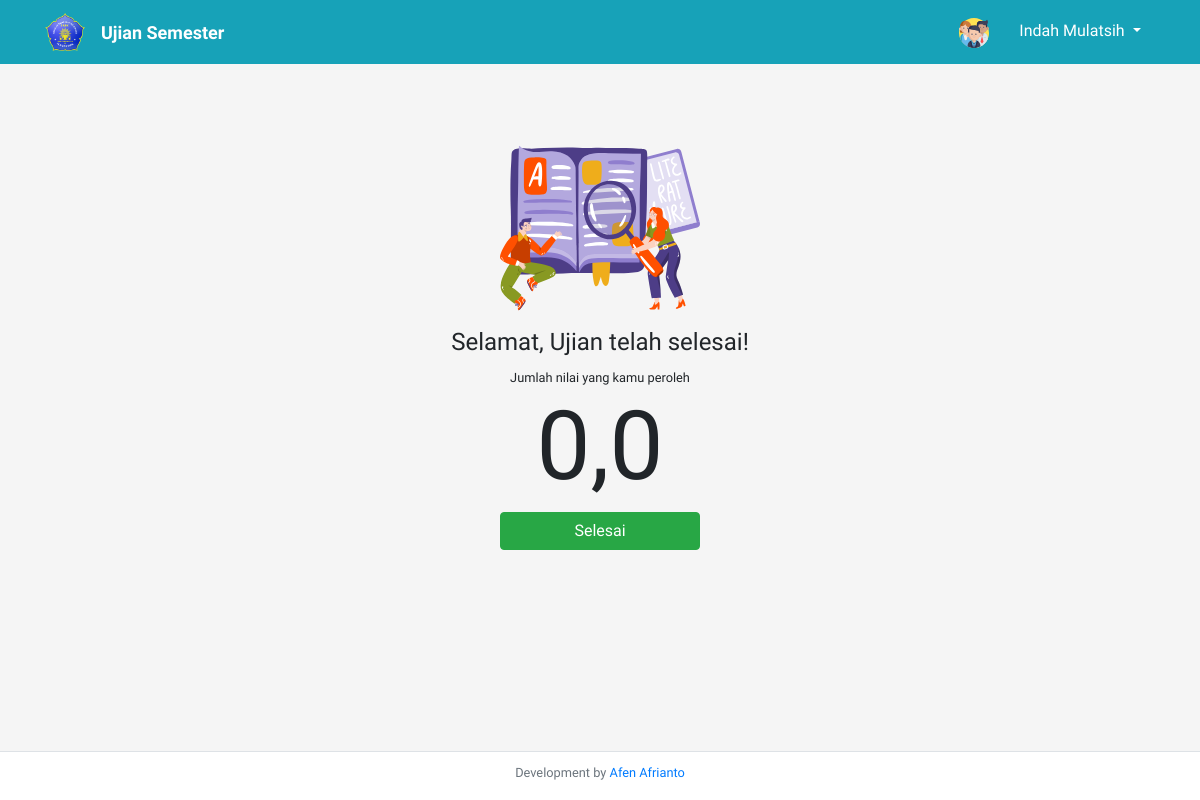
The page /selesai.php (signed in) on the database its author committed.
### tables this page shows
CREATE TABLE `tb_profil` (
  `id_profil` int(11) NOT NULL,
  `nama_sekolah` varchar(100) NOT NULL,
  `nama_kepsek` varchar(100) NOT NULL,
  `logo_sekolah` varchar(255) NOT NULL,
  `kop_sekolah` varchar(255) NOT NULL,
  `bg_sekolah` varchar(255) NOT NULL
);

CREATE TABLE `tb_siswa` (
  `nomor_peserta` varchar(50) NOT NULL,
  `nama_siswa` varchar(100) NOT NULL,
  `id_kelas` int(11) NOT NULL,
  `password_siswa` varchar(255) NOT NULL,
  `pass_show_siswa` varchar(255) NOT NULL
);

### admin/modules/general_func.php (called while the page is built, shortened)
<?php
function cekNilai($kode, $nomor){
    global $conn;
    $soalPDF_q = $conn->query("SELECT * FROM tb_butir_pdf WHERE kode_soal = '$kode'");
    if(mysqli_num_rows($soalPDF_q) > 0){
        $soalPDF = $soalPDF_q->fetch_assoc();
        $soalPDF = explode(",",$soalPDF['kunci_jwb']);
        $jwbPDF_q = $conn->query("SELECT * FROM tb_jawaban_pdf WHERE nomor_peserta = '$nomor' AND kode_soal = '$kode'");
        $nilai = 0;
        $index_soalPDF = 0;
        if(mysqli_num_rows($jwbPDF_q) > 0){
            for($i = 0; $i < mysqli_num_rows($jwbPDF_q); $i++){
                $jwbPDF_qx = $conn->query("SELECT * FROM tb_jawaban_pdf WHERE nomor_peserta = '$nomor' AND kode_soal = '$kode' AND id_btr_pdf = '$i'");
                $jwbPDF = $jwbPDF_qx->fetch_assoc();
                if($jwbPDF['jawaban_pdf'] == 1){
                    $jwbPDF = "A";
                }elseif($jwbPDF['jawaban_pdf'] == 2){
                    $jwbPDF = "B";
                }elseif($jwbPDF['jawaban_pdf'] == 3){
                    $jwbPDF = "C";
                }elseif($jwbPDF['jawaban_pdf'] == 4){
                    $jwbPDF = "D";
                }elseif($jwbPDF['jawaban_pdf'] == 5){
                    $jwbPDF = "E";
                }
                if($jwbPDF == $soalPDF[$index_soalPDF]){
                    $nilai++;
                }
                $index_soalPDF++;
            }
            $lap_q = $conn->query("SELECT * FROM tb_laporan WHERE kode_soal = '$kode'");
            $lap = $lap_q->fetch_assoc();
            if($lap['set_balance'] == "Ya"){
                return $nilai = $nilai/count($soalPDF)*100;
            }else{
                return $nilai;
            }
        }else{
            return $nilai;
        }
    }else{
        $nilai = 0;
        $jwb_sw_q = $conn->query("SELECT * FROM tb_jawaban WHERE kode_soal = '$kode' AND nomor_peserta = '$nomor'");
        if(mysqli_num_rows($jwb_sw_q) > 0){
            while($jwb_sw = $jwb_sw_q->fetch_assoc()){
                $id_quest = $jwb_sw['id_pertanyaan'];
                $quest_q = $conn->query("SELECT * FROM tb_pertanyaan WHERE kode_soal = '$kode' AND id_pertanyaan = '$id_quest'");
                $quest = $quest_q->fetch_assoc();
                if($jwb_sw['jawaban'] == $quest['kunci_jwb']){
                    $nilai++;
                }
            }
            $lap_q = $conn->query("SELECT * FROM tb_laporan WHERE kode_soal = '$kode'");
            $lap = $lap_q->fetch_assoc();
            if($lap['set_balance'] == "Ya"){
                $jml_quest_q = $conn->query("SELECT * FROM tb_pertanyaan WHERE kode_soal = '$kode'");
                return $nilai = $nilai/mysqli_num_rows($jml_quest_q)*100;
            }else{
                return $nilai;
            }
        }else{
            return $nilai;
        }
    }
}
?>

### selesai.php (the view, shortened to what this page needs)
<?php
    include "admin/modules/connect.php";
    include "admin/modules/general_func.php";
    $sekolah_q = mysqli_query($conn, "SELECT * FROM tb_profil");
    $sekolah = $sekolah_q->fetch_assoc();
?>
<!DOCTYPE html>
<html lang="en">
<head>
    <link rel="stylesheet" href="bootstrap/css/bootstrap.min.css">
    <link rel="stylesheet" href="admin/assets/img/icomoon/style.css">
    <link rel="stylesheet" href="admin/assets/img/icomoon2/style.css">
    <link rel="stylesheet" href="https://cdn.datatables.net/1.10.25/css/jquery.dataTables.min.css">
    <link rel="stylesheet" href="admin/assets/css/main.css">
</head>
<body>
<nav class="navbar navbar-expand-lg navbar-dark bg-info">
<div class="container">
    <a class="navbar-brand" href="#">
    <?php
        if(!empty($sekolah['logo_sekolah'])):
    ?>
        <img src="admin/assets/img/profil_smk/<?= $sekolah['logo_sekolah']; ?>" width="40"  alt="">
    <?php else: ?>
        <img src="admin/assets/img/logo_putih.svg" width="150" height="30" alt="">
    <?php endif; ?>
    </a>
    <div class="collapse navbar-collapse" id="navbarSupportedContent">
        <ul class="navbar-nav mr-auto">
            <li class="nav-item dropdown text-white text-center" style="font-weight: bold; font-size: large;">
                Ujian Semester
            </li>
        </ul>
        <div class="my-2 my-lg-0">
            <ul class="navbar-nav mr-auto w-auto">
                <div class="navbar-brand text-center">
                    <img src="admin/assets/img/icon_siswa.svg" width="30" height="30" alt="" title="Kamu seorang guru">
                </div>
                <li class="nav-item dropdown active w-auto text-center" style="min-width: 150px;">
                    <a class="nav-link dropdown-toggle" href="#" id="navbarDropdown" role="button" data-toggle="dropdown" aria-haspopup="true" aria-expanded="false">
                        <?php
                            $kode_soal = $_SESSION['kode_soal'];
                            $nomor_peserta = $_SESSION['siswa'];
                            $siswa_q = mysqli_query($conn, "SELECT * FROM tb_siswa WHERE nomor_peserta = '$nomor_peserta' ");
                            $siswa = $siswa_q->fetch_assoc();
                            echo $siswa['nama_siswa'];
                        ?>
                    </a>
                </li>
            </ul>
        </div>
    </div>
</div>
</nav>
<div class="container p-5 text-center mt-3">
    <img src="admin/assets/img/svg/007-book.svg" alt="" width="200">
    <h4>Selamat, Ujian telah selesai!</h4>
    <small>Jumlah nilai yang kamu peroleh</small>
    <h1 style="font-size: 72pt;"><?= number_format(cekNilai($kode_soal,$nomor_peserta),1,",",""); ?></h1>
    <form action="" method="POST">
        <button class="btn btn-success" name="exc_logout" style="width: 200px;">Selesai</button>
    </form>
</div>
<div class="border-top mt-3 py-2 pb-3 text-center w-100 bg-white" style="position: absolute; bottom:0;">
    <small class="text-secondary">Development by <a href="#">Afen Afrianto</a></small>
</div>
</body>
</html>

### admin/assets/css/main.css (style rules this page uses)
* { font-family: 'Comfortaa', sans-serif; }
body { background-color: whitesmoke; }

### rows shown on the page
tb_profil: logo_sekolah (picture)
tb_siswa: nama_siswa "Indah Mulatsih"

### other values the page prints
cekNilai($kode_soal,$nomor_peserta) "0,0"
